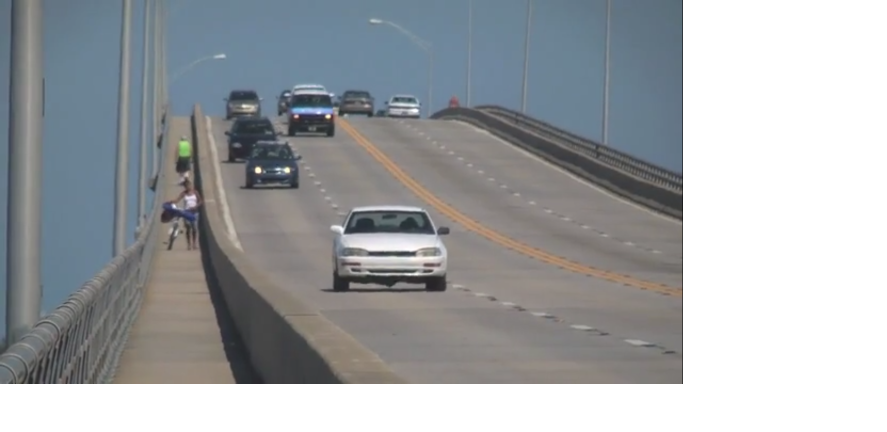
#> input picture Car_Detection/test.png, 1774 x 864 px (shown at 1/2 size)
$ python -i CornerDetection.py   (imports and definitions only)   (older library calls are emulated)
#> lines starting #> are read from the running program, lines starting #| are printed output that depends on the picture; after the words box and inside, x2 and y2 are one past the last pixel; in counts of white or black regions, pixels touching at a corner belong together
import cv2
import numpy as np
from skimage.feature.util import _prepare_grayscale_input_2D as toFloat
from scipy import ndimage as nImg

class ShiTomasi:

    minDistance = 10
    numPeaks = 6
    thresholdAbs = 0.10
    excludeBorder = 2


    def __int__(self):
      pass

    def getCorners(self,img):
        self.xx, self.xy, self.yy = self.correlationMatrix(img) #get the derivitives of dxdx,dydy and dxdy

        corners = self.minEigenValue(self.xx,self.yy,self.xy) #calc minimum eigenvalue

        coordinates = self.peakLocalMax(corners) #get the coordinates
        return coordinates

    def correlationMatrix(self,image):
        image = toFloat(image)
        # self.yy = nImg.sobel(image, axis=0, mode='constant', cval=0)
        # self.xx = nImg.sobel(image, axis=1, mode='constant', cval=0)
        self.xx = cv2.Sobel(image, cv2.CV_64F, 1, 0, ksize=5)
        self.yy = cv2.Sobel(image, cv2.CV_64F, 0, 1, ksize=5)


        x2x = self.xx * self.xx
        y2y = self.yy * self.yy
        x2y = self.xx * self.yy

        kernel = np.ones((9, 9), np.float32) / 81
        self.Dxx = cv2.filter2D(x2x, -1, kernel)
        self.Dxy = cv2.filter2D(x2y, -1, kernel)
        self.Dyy = cv2.filter2D(y2y, -1, kernel)

        # [7 lines of commented-out code are left out]

        return self.Dxx, self.Dxy, self.Dyy


    # return minimum eigenvalue of A
    def minEigenValue(self,xx,yy,xy):
        return ((xx + yy) - np.sqrt((xx - yy) ** 2 + 4 * xy ** 2)) / 2

    #Find peaks in img
    #minDistance is the distance between one pixel and another making it the local maxima
    #return coordinates of the peaks
    def peakLocalMax(self,image):

        # Non maximum filter
        size = 2 * self.minDistance + 1
        image_max = nImg.maximum_filter(image, size=size, mode='constant')
        mask = image == image_max

        # zero out the image borders
        for i in range(mask.ndim):
            mask = mask.swapaxes(0, i)
            remove =  self.excludeBorder
            mask[:remove] = 0
            mask[-remove:] = 0
            mask = mask.swapaxes(0, i)

        # find top peak candidates above a threshold
        aboveThresholdCorners = image > self.thresholdAbs
        mask &= aboveThresholdCorners

        # get coordinates of peaks
        coordinates = np.nonzero(mask)
        # select num_peaks peaks
        if len(coordinates[0]) > self.numPeaks:
            intensities = image[coordinates]
            idx_maxsort = np.argsort(intensities)
            coTp = np.transpose(coordinates)
            coordinates = coTp[idx_maxsort][-self.numPeaks:]
        else:
            coordinates = np.column_stack(coordinates)
        # Highest peak first
        coordinates =  coordinates[::-1]

        return coordinates


    def getFeatures(self,img,xmin=0,ymin=0,opencv=False):
        if opencv:
            return self.getFeaturesOpencv(img,xmin,ymin)
        else:
            return self.getFeaturesMine(img,xmin,ymin)

    def getFeaturesMine(self,img,xmin =0,ymin =0):

        corners = self.getCorners(img)
        corners[:,1] += xmin
        corners[:,0] += ymin

        return corners[:,1],corners[:,0]

    def getFeaturesOpencv(self,img,xmin = 0,ymin = 0):
        maxCorners = 6
        qualityLevel = 0.17
        minDistance = 10
        blockSize = 10

        corners = cv2.goodFeaturesToTrack(img, mask=None, maxCorners=maxCorners,
                              qualityLevel=qualityLevel,
                              minDistance=minDistance,
                              blockSize=blockSize)
        corners = np.int0(corners)

        x,y = [],[]
        ind = []
        for i in corners:
            xx, yy = i.ravel()
            yy +=ymin
            xx +=xmin
            x.append(xx)
            y.append(yy)
            # ind.append((xx,yy))
        return x,y
        # return ind

>>> import cv2
>>> picture = cv2.imread('../Car_Detection/test.png', cv2.IMREAD_GRAYSCALE)
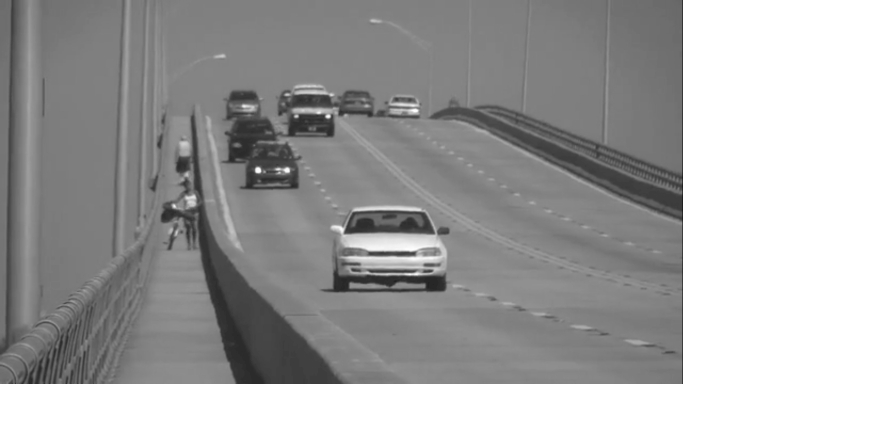
#> picture: shape (864, 1774) (shown at 1/2 size); min 0, max 255, mean 164.5
>>> result = ShiTomasi().getFeatures(picture)
#> in correlationMatrix, `self.xx = cv2.Sobel(image, cv2.CV_64F, 1, 0, ksize=5)`:
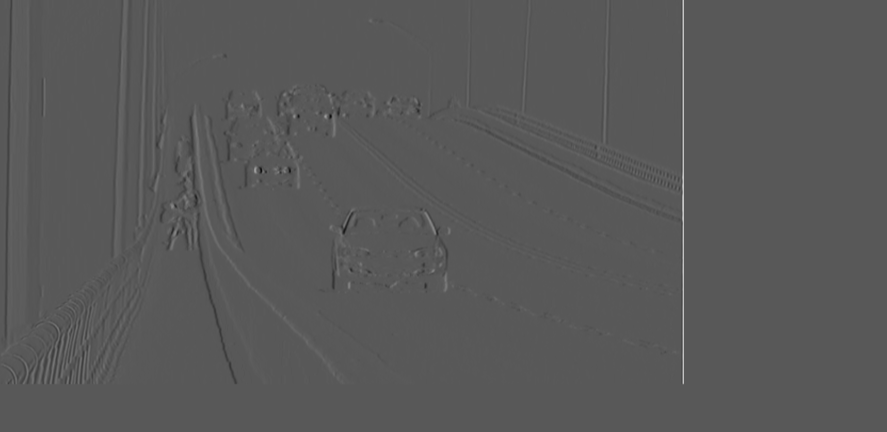
#> self.xx: shape (864, 1774) float64 (shown at 1/2 size); min -23.65, max 44.25, mean 0; drawn with min black and max white
#> in correlationMatrix, `self.yy = cv2.Sobel(image, cv2.CV_64F, 0, 1, ksize=5)`:
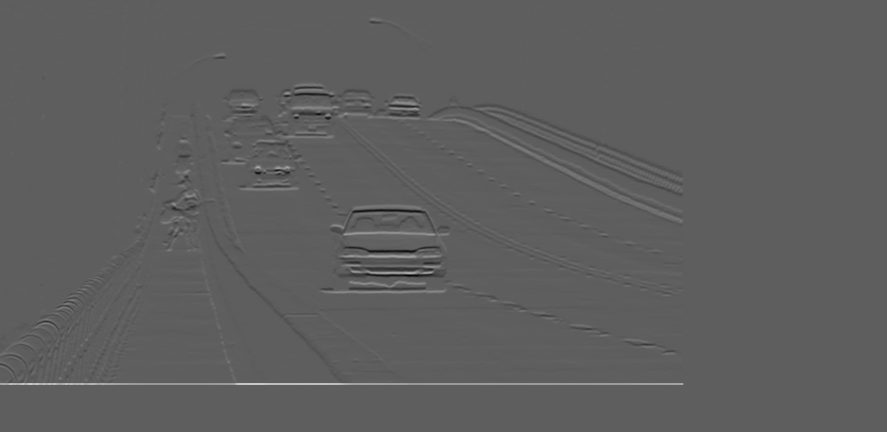
#> self.yy: shape (864, 1774) float64 (shown at 1/2 size); min -23.59, max 40.09, mean 0.1; drawn with min black and max white
#> in correlationMatrix, `self.Dxy = cv2.filter2D(x2y, -1, kernel)`:
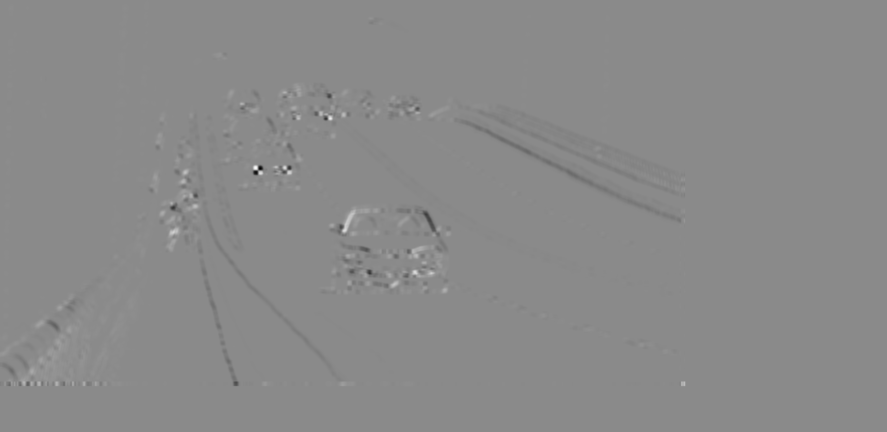
#> self.Dxy: shape (864, 1774) float64 (shown at 1/2 size); min -53.68, max 45.15, mean -0.1; drawn with min black and max white
#> in peakLocalMax, `mask = image == image_max`:
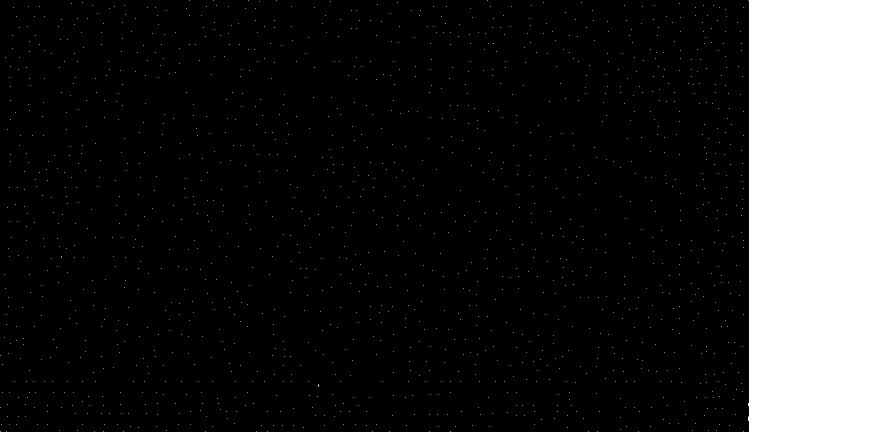
#> mask: shape (864, 1774) bool (shown at 1/2 size); 15.7% white; 1515 white regions (1514 under 20 px), largest, box (x1, y1, x2, y2) and area: (1497, 0, 1774, 864) 238480
#> in peakLocalMax, `aboveThresholdCorners = image > self.thresholdAbs`:
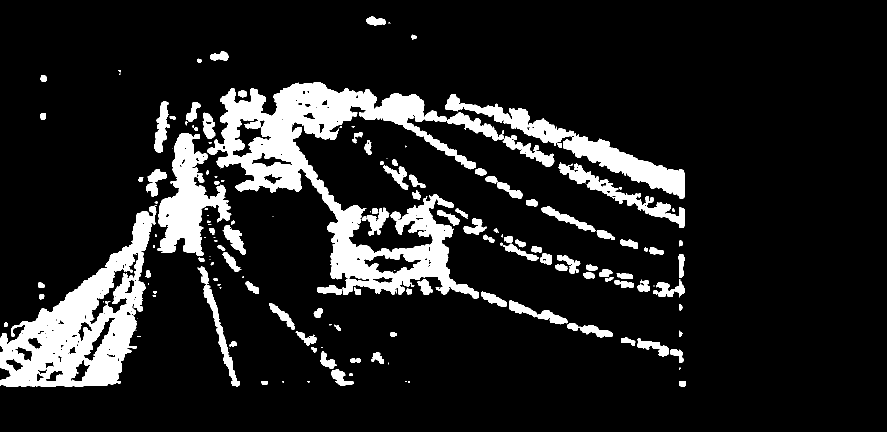
#> aboveThresholdCorners: shape (864, 1774) bool (shown at 1/2 size); 12.5% white; 176 white regions (51 under 20 px), largest, box (x1, y1, x2, y2) and area: (415, 165, 958, 597) 67244, (0, 413, 313, 773) 43286, (890, 188, 1370, 398) 16810
#> in peakLocalMax, `mask &= aboveThresholdCorners`:
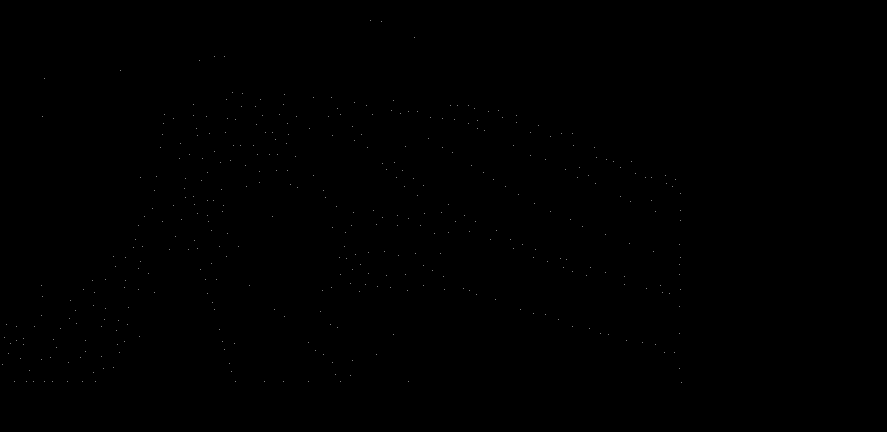
#> mask: shape (864, 1774) bool (shown at 1/2 size); 0.03% white in thin lines or dots, all inside (x1, y1, x2, y2) = (5, 40, 1363, 766)
#> in peakLocalMax, `coordinates = np.nonzero(mask)`: coordinates = 394 positions, rows 40 to 765, columns 5 to 1362
#> in peakLocalMax, `intensities = image[coordinates]`: intensities = 394 values, max 154.3 at index 393, min 0.103 at index 182, mean 5.57
#> in peakLocalMax, `idx_maxsort = np.argsort(intensities)`: idx_maxsort = 394 values, max 393 at index 393, min 0 at index 303, mean 196.5
#> in peakLocalMax, `coTp = np.transpose(coordinates)`: coTp = 394 pairs, first value 40 to 765, second value 5 to 1362
#> in peakLocalMax, `coordinates = coTp[idx_maxsort][-self.numPeaks:]`: coordinates = [[465, 691], [341, 575], [233, 593], [342, 518], [233, 657], [765, 1362]]
#> in peakLocalMax, `coordinates =  coordinates[::-1]`: coordinates = [[765, 1362], [233, 657], [342, 518], [233, 593], [341, 575], [465, 691]]
#> in getFeaturesMine, `corners = self.getCorners(img)`: corners has the same summary as coordinates in peakLocalMax
#> result = ([1362, 657, 518, 593, 575, 691], [765, 233, 342, 233, 341, 465])
